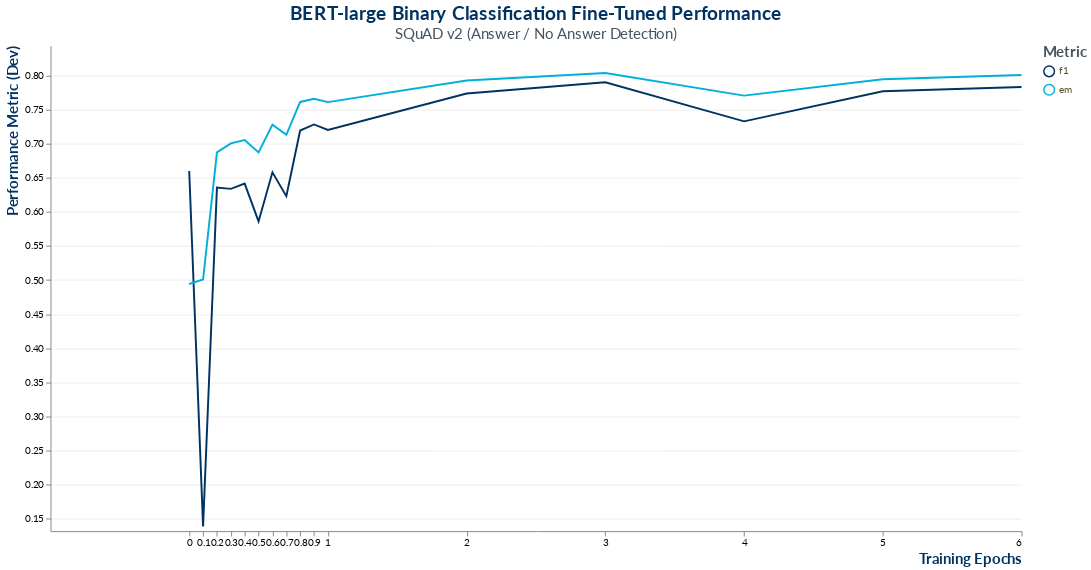

Write notebook code for a chart like this one.
### Markdown cell above
### <i>Generate Performance Plot</i>

### Code cell
kwargs = {'df': df,
          'xaxis_title': 'Training Epochs',
          'yaxis_title': 'Performance Metric (Dev)',
          'legend_title': 'Metric',
          'title': 'BERT-large Binary Classification Fine-Tuned Performance',
          'subtitle': 'SQuAD v2 (Answer / No Answer Detection)',
          'width': 1000,
          'height': 500}

viz_bert_performance(**kwargs)

### Figure 1 — Vega-Lite specification as saved in the notebook (floating-point values rounded to 4 significant figures)
{"config": {"title": {"fontSize": 20, "font": "Lato", "anchor": "middle", "align": "center", "color": "#003262", "subtitleFontSize": 15, "subtitleFont": "Lato", "subtitleAcchor": "middle", "subtitleAlign": "center", "subtitleColor": "#46535e"}, "axisX": {"labelFont": "Lato", "titleFont": "Lato", "titleFontSize": 15, "titleColor": "#003262", "titleAlign": "right", "titleAnchor": "end"}, "axisY": {"labelFont": "Lato", "titleFont": "Lato", "titleFontSize": 15, "titleColor": "#003262", "titleAlign": "right", "titleAnchor": "end", "gridColor": "#eeeeee", "gridWidth": 1}, "headerRow": {"labelFont": "Lato", "titleFont": "Lato", "titleFontSize": 15, "titleColor": "#003262", "titleAlign": "right", "titleAnchor": "end"}, "legend": {"labelFont": "Lato", "labelFontSize": 10, "labelColor": "#584f29", "symbolType": "circle", "symbolSize": 120, "titleFont": "Lato", "titleFontSize": 15, "titleColor": "#46535e"}, "view": {"strokeWidth": 0}}, "data": {"name": "data-8064bf5009b90215ff61d2804b304246"}, "mark": "line", "encoding": {"color": {"type": "nominal", "field": "metric", "legend": {"title": "Metric"}, "scale": {"domain": ["f1", "em"], "range": ["#003262", "#00b0da"]}}, "x": {"type": "quantitative", "axis": {"format": ".1", "formatType": "number", "grid": false, "labelOverlap": true, "title": "Training Epochs"}, "field": "epoch", "scale": {"bins": [0.0, 0.09998, 0.2, 0.3, 0.3999, 0.5, 0.6001, 0.7002, 0.7998, 0.8999, 1.0, 2.0, 3.0, 4.0, 5.0, 6.0], "domain": [-1.0, 6.0]}}, "y": {"type": "quantitative", "axis": {"grid": true, "title": "Performance Metric (Dev)"}, "field": "score", "scale": {"domain": [0.132, 0.8438]}}}, "height": 500, "title": {"text": "BERT-large Binary Classification Fine-Tuned Performance", "subtitle": "SQuAD v2 (Answer / No Answer Detection)"}, "width": 1000, "$schema": "https://vega.github.io/schema/vega-lite/v4.8.1.json", "datasets": {"data-8064bf5009b90215ff61d2804b304246": [{"epoch": 0.0, "metric": "f1", "score": 0.6599}, {"epoch": 0.09998, "metric": "f1", "score": 0.1389}, {"epoch": 0.2, "metric": "f1", "score": 0.6357}, {"epoch": 0.3, "metric": "f1", "score": 0.6338}, {"epoch": 0.3999, "metric": "f1", "score": 0.6415}, {"epoch": 0.5, "metric": "f1", "score": 0.5861}, {"epoch": 0.6001, "metric": "f1", "score": 0.658}, {"epoch": 0.7002, "metric": "f1", "score": 0.6231}, {"epoch": 0.7998, "metric": "f1", "score": 0.7193}, {"epoch": 0.8999, "metric": "f1", "score": 0.7282}, {"epoch": 1.0, "metric": "f1", "score": 0.7202}, {"epoch": 2.0, "metric": "f1", "score": 0.7736}, {"epoch": 3.0, "metric": "f1", "score": 0.7901}, {"epoch": 4.0, "metric": "f1", "score": 0.7328}, {"epoch": 5.0, "metric": "f1", "score": 0.7769}, {"epoch": 6.0, "metric": "f1", "score": 0.7831}, {"epoch": 0.0, "metric": "em", "score": 0.4942}, {"epoch": 0.09998, "metric": "em", "score": 0.5009}, {"epoch": 0.2, "metric": "em", "score": 0.6872}, {"epoch": 0.3, "metric": "em", "score": 0.7005}, {"epoch": 0.3999, "metric": "em", "score": 0.7053}, {"epoch": 0.5, "metric": "em", "score": 0.6871}, {"epoch": 0.6001, "metric": "em", "score": 0.728}, {"epoch": 0.7002, "metric": "em", "score": 0.713}, {"epoch": 0.7998, "metric": "em", "score": 0.7612}, {"epoch": 0.8999, "metric": "em", "score": 0.7659}, {"epoch": 1.0, "metric": "em", "score": 0.761}, {"epoch": 2.0, "metric": "em", "score": 0.7926}, {"epoch": 3.0, "metric": "em", "score": 0.8036}, {"epoch": 4.0, "metric": "em", "score": 0.7705}, {"epoch": 5.0, "metric": "em", "score": 0.7945}, {"epoch": 6.0, "metric": "em", "score": 0.8006}]}}
